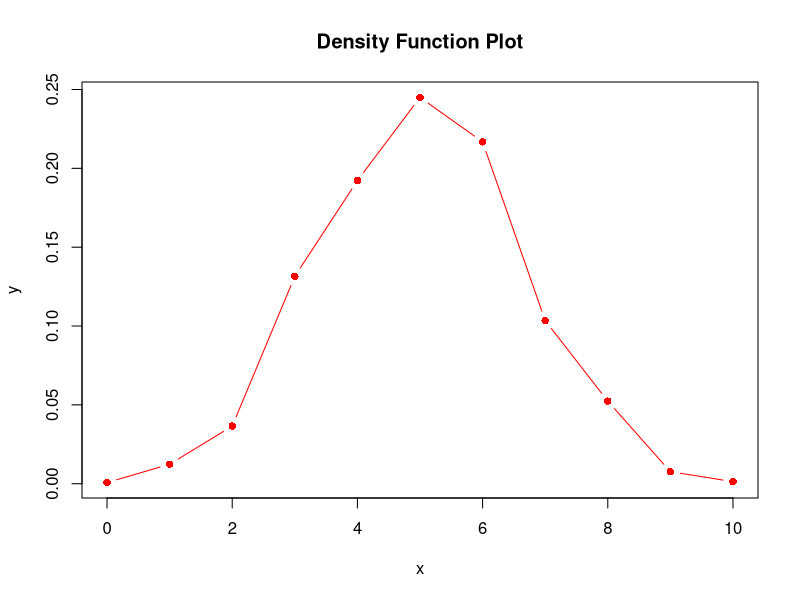
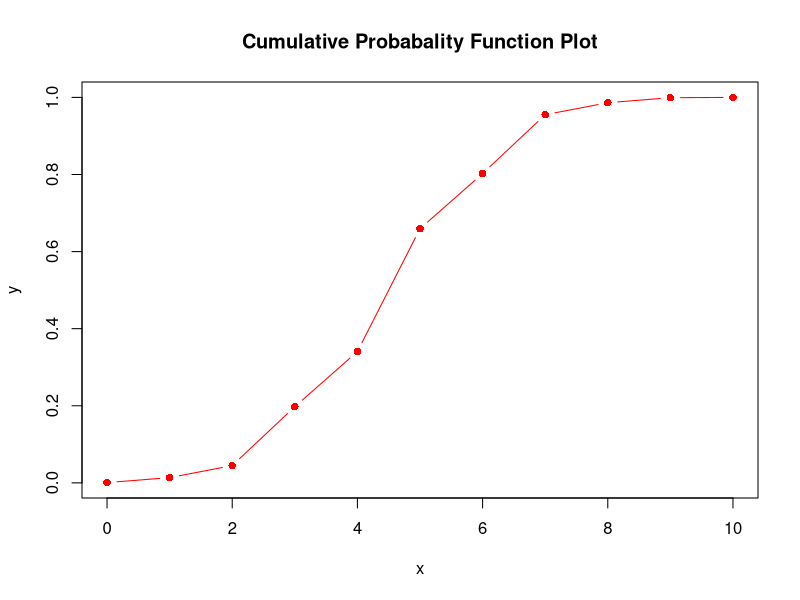
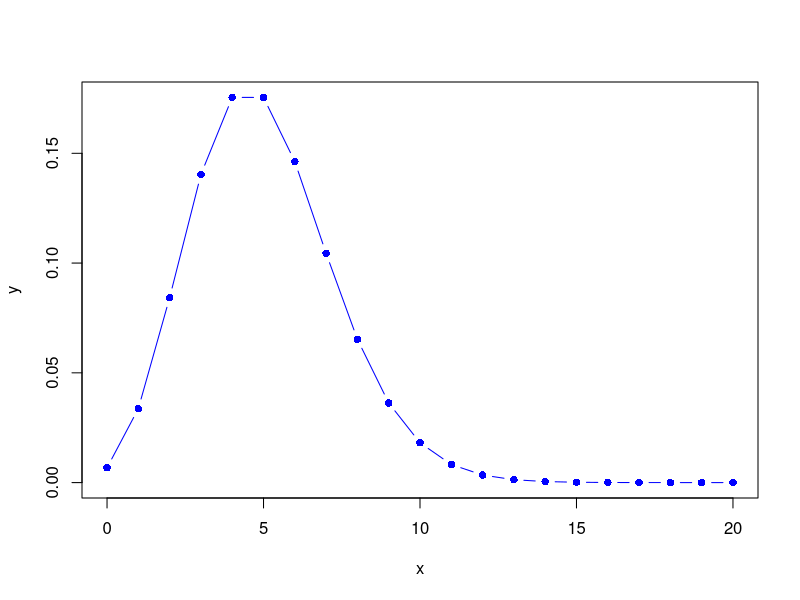

Write the R code that produced these figures, in order.
## ---- chunk 1
knitr::opts_chunk$set(echo = TRUE)
## ---- chunk 2
library("MASS")
data(Cars93)
## ---- chunk 3
train <- sample(1:nrow(Cars93), 40)
test <- Cars93[-train, ]
train2 <- Cars93[train, ]
## ---- chunk 4
write.csv(test, file = "test.csv")
write.csv(train2, file = "train.csv")
## ---- chunk 5
library(dplyr)
x <- filter(train2, Origin == 'USA')
y <- filter(train2, Origin == 'non-USA')
## ---- chunk 6
set.seed(100)
## ---- chunk 7
births1 <- sample(c("Boy","Girl"), 10, replace = TRUE, prob= c(0.515, 0.485))
births1
## ---- chunk 8
births2 <- sample(c("Boy","Girl"), 10000, replace = TRUE, prob= c(0.515, 0.485))
#how to print
## ---- chunk 9
dbinom(3, size =10, prob = c(0.515, 0.485))
## ---- chunk 10
pbinom(8, size = 10, prob = c(0.515, 0.485), lower.tail = FALSE)
## ---- chunk 11
n <- 10
x <- 0:n
y <- dbinom(x, size = n, prob = c(0.515, 0.485))
plot(x, y, main= "Density Function Plot", type = "b", pch = 16, col= "red")
## ---- chunk 12
n <- 10
x <- 0:n
y <- pbinom(x, size = n, prob = c(0.515, 0.485))
plot(x, y, main= "Cumulative Probabality Function Plot", type = "b", pch = 16, col= "red")
## ---- chunk 13
dpois(4, lambda = 5, log = FALSE)
## ---- chunk 14
ppois(6, lambda = 5, lower.tail = FALSE)
## ---- chunk 15
n <- 20
x <- 0:n
y <- dpois(x, lambda = 5)
plot(x,y, type = "b",pch = 16,col="blue")
